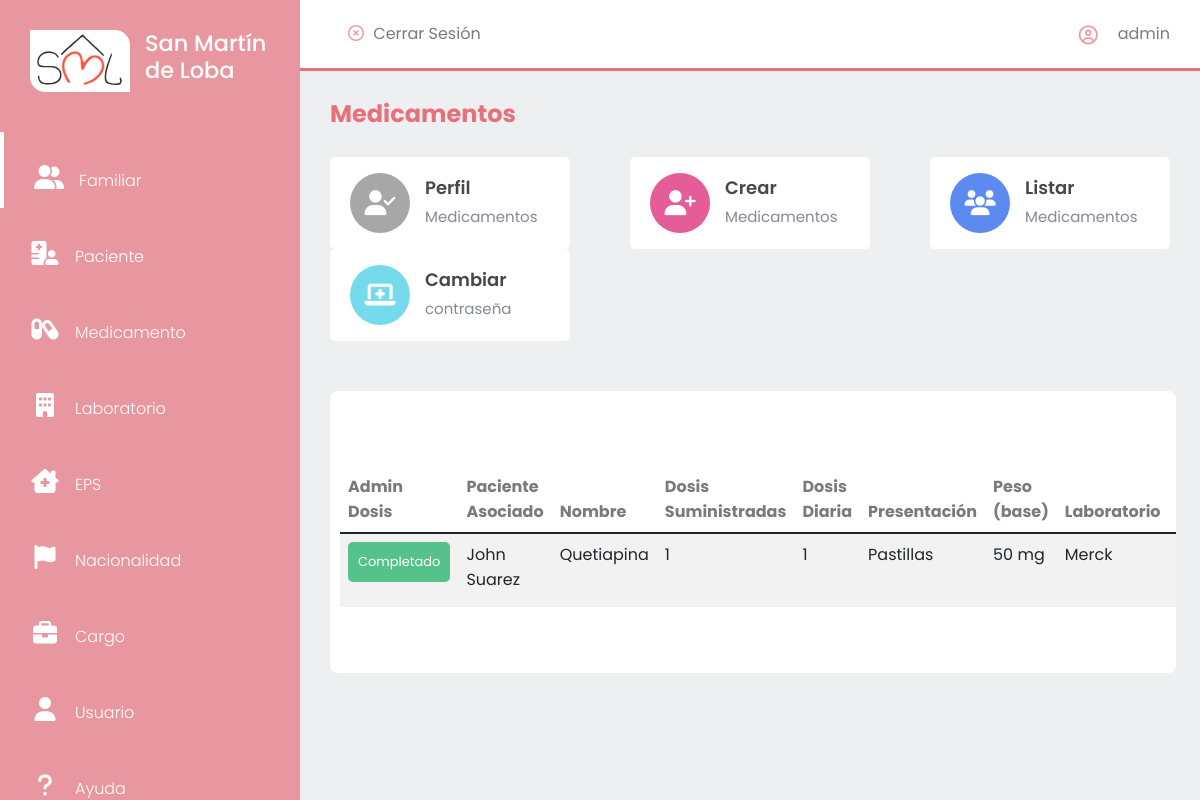
The page /medicamento/listar/ (signed in) on the database its author committed.
### medicamento/models.py (models this page shows)
class Medicamento(models.Model):
    paciente = models.ForeignKey(Paciente, on_delete = models.CASCADE, null = True, blank = False, verbose_name = 'Paciente Asociado')
    nombre = models.CharField(max_length = 60, verbose_name = 'Nombre Medicamento')
    class Presentacion(models.TextChoices):
        CAPSULAS = 'Cápsulas', _('Cápsulas')
        PASTILLAS = 'Pastillas', _('Pastillas')
        GRAGEAS = 'Grageas', _('Grageas')
        JARABE = 'Jarabe', _('Jarabe')
        GOTAS = 'Gotas', _('Gotas')
        SOLUCION = 'Solución', _('Solución')
        UNGUENTO = 'Ungüento', _('Ungüento')
        POMADA = 'Pomada', _('Pomada')
        GEL = 'Gel', _('Gel')
        CREMA = 'Crema', _('Crema')
        VIAL = 'Vial', _('Vial')
        OT = 'Otro', _('Otro Tipo de Presentación')
    presentacion = models.CharField(max_length = 80, choices = Presentacion.choices, default = Presentacion.PASTILLAS, verbose_name = 'Presentación')
    pesoBase = models.CharField(max_length = 4, verbose_name = 'Peso Base')
    class Medida(models.TextChoices):
        mcg = 'mcg', _('Microgramos')
        mg = 'mg', _('Miligramos')
        g = 'g', _('Gramos')
        ml = 'ml', _('Mililitros')
        cc = 'cc', _('Centímetros Cúbicos')
        ot = 'otro', _('Otro peso')
    medida = models.CharField(max_length = 4, choices = Medida.choices, default = Medida.mg, verbose_name = 'Medida')
    laboratorio = models.ForeignKey(Laboratorio, on_delete = models.CASCADE, null = True, blank = False, verbose_name = 'Laboratorio')
    stock = models.PositiveIntegerField(validators=[MinValueValidator(0)], verbose_name = 'Stock')
    dosis = models.PositiveIntegerField(validators=[MinValueValidator(0)], null = True, blank = False, verbose_name = 'Dosis a Administrar')
    class Frecuencia(models.TextChoices):
        UNA = '1', _('1 hora')
        DOS = '2', _('2 horas')
        TRES = '3', _('3 horas')
        CUATRO = '4', _('4 horas')
        SEIS = '6', _('6 horas')
        OCHO = '8', _('8 horas')
        DOCE = '12', _('12 horas')
        V24 = '24', _('24 horas')
        OT = 'Otro', _('Otra Frecuencia')
    frecuencia = models.CharField(max_length = 4, choices = Frecuencia.choices, default = Frecuencia.DOCE, verbose_name = 'Frecuencia')
    observaciones = models.TextField(max_length = 250, verbose_name = 'Observaciones')
    profesional_salud = models.CharField(max_length = 50, null = True, blank = False, verbose_name = 'Profesional que Prescribe')
    consumoDiario = models.PositiveIntegerField(validators=[MinValueValidator(0)], null = True, blank = False, default = 0, verbose_name = 'Consumo Diario')
    contador = models.PositiveIntegerField(validators=[MinValueValidator(0)], null = True, blank = False, default = 0, verbose_name = 'Contador')
    fechaDosis = models.DateField(verbose_name = "Fecha Dosis", null = True, blank = False, default = datetime.date.today)
    ultimaDosis = models.DateTimeField(verbose_name = "Hora última dosis", null = True, blank = False, default = datetime.datetime.now)
    alerta = models.PositiveIntegerField(validators=[MinValueValidator(0)], null = True, blank = False, verbose_name = 'Alerta', default = 1)
    class Estado(models.TextChoices):
        ACTIVO = '1', _('Activo')
        INACTIVO = '0', _('Inactivo')
    estado = models.CharField(max_length = 1, choices = Estado.choices, default = Estado.ACTIVO, verbose_name = 'Estado')
    fechaCreacion = models.DateField(verbose_name = 'Fecha de Creación', null = True, blank = False, default = datetime.date.today)

### paciente/models.py (models this page shows, shortened)
class Paciente(models.Model):
    class TipoDocumento(models.TextChoices):
        CC = 'C.C', _('Cédula de Ciudadanía')
        CE = 'C.E', _('Cédula de Extranjería')
        PS = 'PST', _('Pasaporte')
        TI = 'T.I', _('Tarjeta de Identidad')
        OT = 'Otro', _('Otro tipo de Documento')
    tipoDocumento = models.CharField(max_length = 4, choices = TipoDocumento.choices, default = TipoDocumento.CC, verbose_name = "Tipo Documento")
    numDocumento = models.CharField(max_length = 50, unique = True, verbose_name = "Número de Documento")
    nombres = models.CharField(max_length = 60, verbose_name = "Nombres")
    apellidos = models.CharField(max_length = 60, verbose_name = "Apellidos")
    fechaNacimiento = models.DateField(verbose_name = "Fecha de Nacimiento", help_text = u"DD/MM/AAAA")
    class Genero(models.TextChoices):
        FEMENINO = 'F', _('Femenino')
        MASCULINO = 'M', _('Masculino')
        OTRO = 'Otro', _('Otro Género')
    genero = models.CharField(max_length = 4, choices = Genero.choices, default = Genero.FEMENINO, verbose_name = "Género")
    class TipoNovedad(models.TextChoices):
        INGRESO = 'Ingreso', _('Ingreso')
        SALIDA = 'Salida', _('Salida')
    tipoNovedad = models.CharField(max_length = 7, choices = TipoNovedad.choices, default = TipoNovedad.INGRESO, verbose_name = "Tipo Novedad")
    fechaNovedad = models.DateField(verbose_name = "Fecha Novedad", help_text = u"DD/MM/AAAA")
    eps = models.ForeignKey(Eps, on_delete = models.CASCADE, null = True, blank = False, verbose_name = 'EPS')
    familiar = models.ForeignKey(Familiar, on_delete = models.CASCADE, null = True, blank = False, verbose_name = "Persona Responsable")
    nacionalidad = models.ForeignKey(Nacionalidad, on_delete = models.CASCADE, null = True, blank = False, verbose_name = "Nacionalidad")
    observaciones = models.TextField(max_length = 250, verbose_name = "Observaciones")
    class Estado(models.TextChoices):
        ACTIVO = '1', _('Activo')
        INACTIVO = '0', _('Inactivo')
    estado = models.CharField(max_length = 1, choices = Estado.choices, default = Estado.ACTIVO, verbose_name = "Estado")
    fechaCreacion = models.DateField(verbose_name = 'Fecha de Creación', null = True, blank = False, default = datetime.date.today)

### laboratorio/models.py (models this page shows)
class Laboratorio(models.Model):
    nombre = models.CharField(max_length = 50, unique = True, verbose_name = 'Nombre')
    class Estado(models.TextChoices):
        ACTIVO = '1', _('Activo')
        INACTIVO = '0', _('Inactivo')
    estado = models.CharField(max_length = 1, choices = Estado.choices, default = Estado.ACTIVO, verbose_name = 'Estado')
    fechaCreacion = models.DateField(verbose_name = 'Fecha de Creación', null = True, blank = False, default = datetime.date.today)
    def __str__(self)->str:
        return '%s' %(self.nombre)

### medicamento/views.py (the view)
# urls.py: path('listar/', medicamento_listar, name = 'medicamentos-listar'),
@login_required
def medicamento_listar(request):
    titulo = 'Medicamentos'
    medicamentos = Medicamento.objects.all()
    for medicamento in medicamentos:
        medicamento.consumoDiario = int(24 / int(medicamento.frecuencia))
        medicamento.alerta = int(4 * medicamento.consumoDiario)
    context = {
        'titulo': titulo,
        'medicamentos': medicamentos,
        'url': '../',
        'urlCrear': '../crear/',
        'urlListar': '',
    }
    return render(request, 'medicamentos/medicamentos-listar.html', context)

### base/templates/medicamentos/medicamentos-listar.html (shortened to what this page needs)
{% extends 'partials/app.html' %}
{% load static %}
{% block contenido %}
    {% include 'partials/sidebar.html' %}
<section id="interface">
    {% include 'partials/nav-app.html' %}
    <div class="board">
        <table id="example" class="table table-striped tabla-datos" style="width:100%">
            <thead>
                <tr>
                    <th>Admin Dosis</th>
                    <th>Paciente Asociado</th>
                    <th>Nombre</th>
                    <th>Dosis Suministradas</th>
                    <th>Dosis Diaria</th>
                    <th>Presentación</th>
                    <th>Peso (base)</th>
                    <th>Laboratorio</th>
                    <th>Frecuencia</th>
                </tr>
            </thead>
            <tbody>
                {% for medicamento in medicamentos %}
                    <tr>
                        {% if medicamento.contador < medicamento.consumoDiario and medicamento.estado != '0' %}
                        <td class="restar">
                            <p></p>
                            <a class="boton-restar" data-bs-toggle="modal" data-bs-target="#restarModal{{medicamento.id}}"><label for="btn-modal">Pendiente</label></a>
                        </td>
                        {% elif medicamento.contador == medicamento.consumoDiario %}
                        <td>
                            <p class="completado">Completado</p>
                        </td>
                        {% else %}
                        <td >
                            <p class="inactivo">Inactivo</p>
                        </td>
                        {% endif %}
                        <td>{{medicamento.paciente.nombres}} {{medicamento.paciente.apellidos}}</td>
                        <td>{{medicamento.nombre}}</td>
                        <td>{{medicamento.contador}}</td>
                        <td>{{medicamento.consumoDiario}}</td>
                        <td>{{medicamento.presentacion}}</td>
                        <td>{{medicamento.pesoBase}} {{medicamento.medida}}</td>
                        <td>{{medicamento.laboratorio}}</td>
                        <td>{{medicamento.frecuencia}} horas</td>
                    </tr>
                {% endfor %}
            </tbody>
        </table>
    </div>
</section>
{% endblock contenido %}

### base/templates/partials/nav-app.html (shortened to what this page needs)
{% load static %}
<div class="navigation">
    <div class="n1">
        <div class="btn salir"><i class="far fa-times-circle"></i></i>
            <a href="{% url 'cerrarSesion' %}">Cerrar Sesión</a>
        </div>
    </div>
    <div class="profile">
        <i class="far fa-user-circle" style="color: rgba(230, 113, 124, .7);"></i>
        <span>{{ request.user.username }}</span>
    </div>
</div>
<h3 class="i-name">
    {{titulo}}
</h3>
<div class="values">
    <a class="vinculos" href="{{url}}">
        <div class="val-box">
            <i id="v1" class="fas fa-user-check"></i>
            <div>
                <h3>Perfil</h3>
                <span>{{titulo}}</span>
            </div>
        </div>
    </a>
    <a class="vinculos" href="{{urlCrear}}">
        <div class="val-box">
            <i id="v3" class="fas fa-user-plus"></i>
            <div>
                <h3>Crear</h3>
                <span>{{titulo}}</span>
            </div>
        </div>
    </a>
    <a class="vinculos" href="{{urlListar}}">
        <div class="val-box">
            <i id="v2" class="fas fa-users"></i>
            <div>
                <h3>Listar</h3>
                <span>{{titulo}}</span>
            </div>
        </div>
    </a>
    <a class="vinculos" href="{% url 'password_change' %}">
        <div class="val-box">
            <i id="v4" class="fas fa-laptop-medical"></i>
            <div>
                <h3>Cambiar</h3>
                <span>contraseña</span>
            </div>
        </div>
    </a>
</div>

### static/css/usuario.css (style rules this page uses)
* { margin: 0; padding: 0; box-sizing: border-box; font-family: 'Poppins', sans-serif; }
body { width: 100%; background: #eeeff1 !important; position: relative; display: flex; }
#interface { width: calc(100% - 300px); margin-left: 300px; position: relative; }
#interface .navigation { display: flex; align-items: center; justify-content: space-between; background: #fff; padding: 15px 30px; border-bottom: 3px solid #e6717c; position: fixed; width: calc(100% - 300px); z-index: 1; }
.salir i { margin: 0 5px; color:rgba(230, 113, 124, .7); }
.salir a { color: #7a7a7a; text-decoration: none; }
#interface .navigation .profile { display: flex; justify-content: flex-start; align-items: center; }
#interface .navigation .profile i { margin-right: 20px; font-size: 19px; font-weight: 400; }
#interface .navigation .profile span { color: #7a7a7a; }
.n1 { display: flex; justify-content: flex-start; align-items: center; }
.i-name { color: #e6717c; padding: 30px 30px 0 30px; font-size: 24px; font-weight: 700; margin-top: 70px; }
.vinculos { text-decoration: none; color: #000; }
.values { padding: 20px 30px; display: flex; justify-content: space-between; align-items: center; flex-wrap: wrap; }
.values .val-box { background: #fff; width: 240px; padding: 16px 20px; border-radius: 5px; display: flex; justify-content: flex-start; align-items: center; }
.values .val-box i { font-size: 25px; width: 60px; height: 60px; line-height: 60px; border-radius: 50%; text-align: center; color: #fff; margin-right: 15px; }
#v1 { background: #a7a7a7; }
#v2 { background: #5c8af0; }
#v3 { background: #e45d99; }
#v4 { background: #74daec; }
.values .val-box h3 { font-size: 18px; font-weight: 600; color: #484848; }
.values .val-box span { font-size: 15px; color: #828997; }
.board { width: 94%; margin: 30px 0 30px 30px; overflow: auto; background: #fff; border-radius: 8px; z-index: -1; padding: 50px 10px; }
.board p { font-weight: 400; font-size: 13px; color: #787d8d; }
.tabla-datos th { color: #7a7a7a; }
table { border-collapse: collapse; }
tr { border-bottom: 1px solid #eef0f3; }
tbody tr td { padding: 10px 15px; }
.completado { padding: 10px; font-size: 1.2rem; border-radius: 5px; font-weight: bold; background-color: #55c18b; color: #fff !important; }

### rows shown on the page
Medicamento: shows "Completado", paciente.nombres "John", paciente.apellidos "Suarez", nombre "Quetiapina", contador "1", consumoDiario "1", presentacion "Pastillas", pesoBase "50", medida "mg", laboratorio "Merck"

### other values the page prints
{{ request.user.username }} "admin"
{{ titulo }} "Medicamentos"
